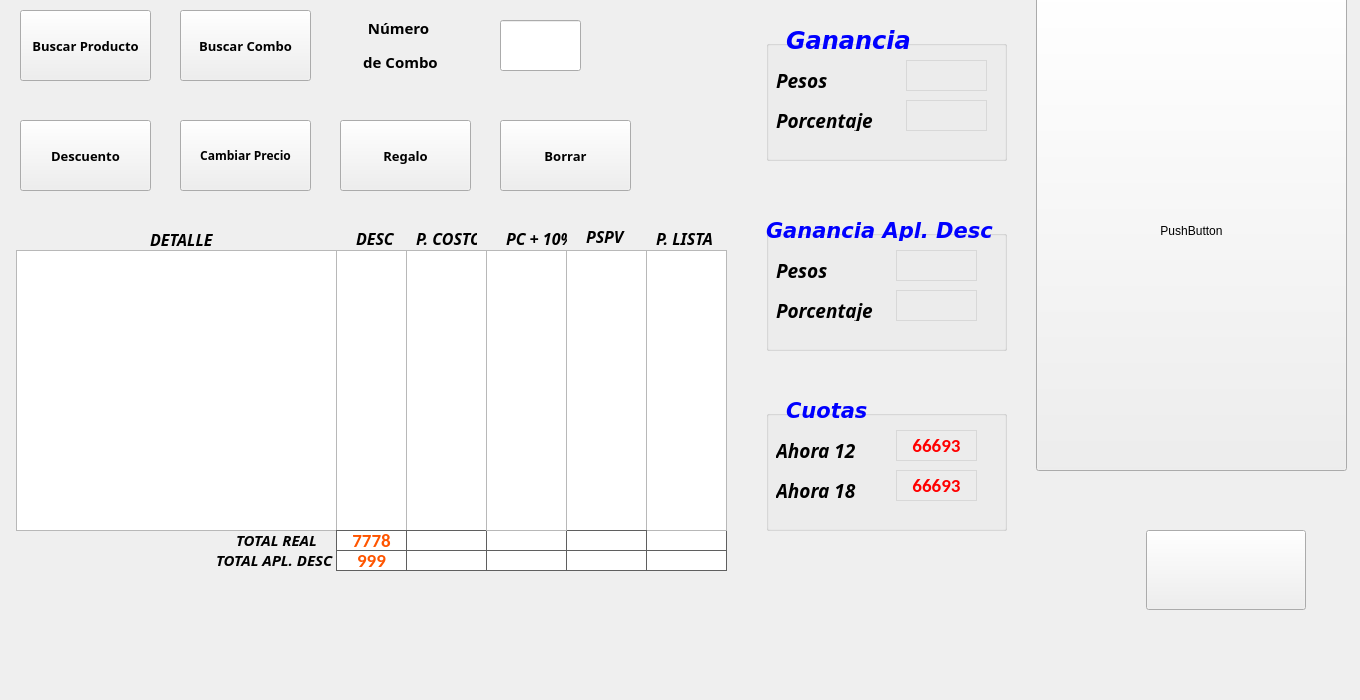
<?xml version="1.0" encoding="UTF-8"?>
<ui version="4.0">
 <class>Form</class>
 <widget class="QWidget" name="Form">
  <property name="geometry">
   <rect>
    <x>0</x>
    <y>0</y>
    <width>1360</width>
    <height>700</height>
   </rect>
  </property>
  <property name="windowTitle">
   <string>Form</string>
  </property>
  <widget class="QLabel" name="label_DCosto">
   <property name="geometry">
    <rect>
     <x>406</x>
     <y>550</y>
     <width>81</width>
     <height>21</height>
    </rect>
   </property>
   <property name="font">
    <font>
     <family>Calibri</family>
     <pointsize>14</pointsize>
     <weight>75</weight>
     <bold>true</bold>
    </font>
   </property>
   <property name="styleSheet">
    <string notr="true">border: 1px solid black;
background-color: rgb(255, 255, 255);
color: rgb(255, 85, 0);
border-color: rgb(95, 95, 95);</string>
   </property>
   <property name="text">
    <string/>
   </property>
   <property name="alignment">
    <set>Qt::AlignCenter</set>
   </property>
  </widget>
  <widget class="QLabel" name="label_10">
   <property name="geometry">
    <rect>
     <x>150</x>
     <y>229</y>
     <width>91</width>
     <height>21</height>
    </rect>
   </property>
   <property name="font">
    <font>
     <family>Candara</family>
     <pointsize>12</pointsize>
     <weight>75</weight>
     <italic>true</italic>
     <bold>true</bold>
    </font>
   </property>
   <property name="text">
    <string>DETALLE</string>
   </property>
  </widget>
  <widget class="QLabel" name="label_17">
   <property name="geometry">
    <rect>
     <x>216</x>
     <y>550</y>
     <width>121</width>
     <height>20</height>
    </rect>
   </property>
   <property name="font">
    <font>
     <family>Candara</family>
     <pointsize>11</pointsize>
     <weight>75</weight>
     <italic>true</italic>
     <bold>true</bold>
    </font>
   </property>
   <property name="text">
    <string>TOTAL APL. DESC</string>
   </property>
  </widget>
  <widget class="QLabel" name="label_11">
   <property name="geometry">
    <rect>
     <x>416</x>
     <y>230</y>
     <width>61</width>
     <height>16</height>
    </rect>
   </property>
   <property name="font">
    <font>
     <family>Candara</family>
     <pointsize>12</pointsize>
     <weight>75</weight>
     <italic>true</italic>
     <bold>true</bold>
    </font>
   </property>
   <property name="text">
    <string>P. COSTO</string>
   </property>
  </widget>
  <widget class="QGroupBox" name="groupBox_3">
   <property name="geometry">
    <rect>
     <x>766</x>
     <y>410</y>
     <width>241</width>
     <height>121</height>
    </rect>
   </property>
   <property name="font">
    <font>
     <pointsize>16</pointsize>
    </font>
   </property>
   <property name="title">
    <string/>
   </property>
   <widget class="QLabel" name="label_20">
    <property name="geometry">
     <rect>
      <x>10</x>
      <y>30</y>
      <width>91</width>
      <height>21</height>
     </rect>
    </property>
    <property name="font">
     <font>
      <family>Javanese Text</family>
      <pointsize>14</pointsize>
      <weight>75</weight>
      <italic>true</italic>
      <bold>true</bold>
     </font>
    </property>
    <property name="text">
     <string>Ahora 12</string>
    </property>
   </widget>
   <widget class="QLabel" name="label_22">
    <property name="geometry">
     <rect>
      <x>10</x>
      <y>70</y>
      <width>101</width>
      <height>21</height>
     </rect>
    </property>
    <property name="font">
     <font>
      <family>Javanese Text</family>
      <pointsize>14</pointsize>
      <weight>75</weight>
      <italic>true</italic>
      <bold>true</bold>
     </font>
    </property>
    <property name="text">
     <string>Ahora 18</string>
    </property>
   </widget>
   <widget class="QLabel" name="label_C18">
    <property name="geometry">
     <rect>
      <x>130</x>
      <y>60</y>
      <width>81</width>
      <height>31</height>
     </rect>
    </property>
    <property name="font">
     <font>
      <family>Calibri</family>
      <pointsize>14</pointsize>
      <weight>75</weight>
      <bold>true</bold>
     </font>
    </property>
    <property name="styleSheet">
     <string notr="true">border: 1px solid black;
color: rgb(255, 0, 0);
border-color: rgb(216, 216, 216);</string>
    </property>
    <property name="text">
     <string>66693</string>
    </property>
    <property name="alignment">
     <set>Qt::AlignCenter</set>
    </property>
   </widget>
   <widget class="QLabel" name="label_C12">
    <property name="geometry">
     <rect>
      <x>130</x>
      <y>20</y>
      <width>81</width>
      <height>31</height>
     </rect>
    </property>
    <property name="font">
     <font>
      <family>Calibri</family>
      <pointsize>14</pointsize>
      <weight>75</weight>
      <bold>true</bold>
     </font>
    </property>
    <property name="styleSheet">
     <string notr="true">border: 1px solid black;
color: rgb(255, 0, 0);
border-color: rgb(216, 216, 216);</string>
    </property>
    <property name="text">
     <string>66693</string>
    </property>
    <property name="alignment">
     <set>Qt::AlignCenter</set>
    </property>
   </widget>
  </widget>
  <widget class="QLabel" name="label_24">
   <property name="geometry">
    <rect>
     <x>786</x>
     <y>400</y>
     <width>111</width>
     <height>21</height>
    </rect>
   </property>
   <property name="font">
    <font>
     <family>DejaVu Sans</family>
     <pointsize>16</pointsize>
     <weight>75</weight>
     <italic>true</italic>
     <bold>true</bold>
    </font>
   </property>
   <property name="styleSheet">
    <string notr="true">color: rgb(0, 0, 255);</string>
   </property>
   <property name="text">
    <string>Cuotas</string>
   </property>
  </widget>
  <widget class="QListWidget" name="list_Costo">
   <property name="geometry">
    <rect>
     <x>406</x>
     <y>250</y>
     <width>81</width>
     <height>281</height>
    </rect>
   </property>
   <property name="font">
    <font>
     <family>Calibri</family>
     <pointsize>14</pointsize>
    </font>
   </property>
   <property name="layoutDirection">
    <enum>Qt::RightToLeft</enum>
   </property>
  </widget>
  <widget class="QPushButton" name="push_Imagen">
   <property name="geometry">
    <rect>
     <x>1036</x>
     <y>-10</y>
     <width>311</width>
     <height>481</height>
    </rect>
   </property>
   <property name="text">
    <string>PushButton</string>
   </property>
  </widget>
  <widget class="QLabel" name="label_15">
   <property name="geometry">
    <rect>
     <x>236</x>
     <y>530</y>
     <width>101</width>
     <height>20</height>
    </rect>
   </property>
   <property name="font">
    <font>
     <family>Candara</family>
     <pointsize>11</pointsize>
     <weight>75</weight>
     <italic>true</italic>
     <bold>true</bold>
    </font>
   </property>
   <property name="text">
    <string>TOTAL REAL</string>
   </property>
  </widget>
  <widget class="QListWidget" name="list_Detalle">
   <property name="geometry">
    <rect>
     <x>16</x>
     <y>250</y>
     <width>321</width>
     <height>281</height>
    </rect>
   </property>
   <property name="font">
    <font>
     <family>Calibri</family>
     <pointsize>14</pointsize>
    </font>
   </property>
  </widget>
  <widget class="QGroupBox" name="groupBox_2">
   <property name="geometry">
    <rect>
     <x>766</x>
     <y>230</y>
     <width>241</width>
     <height>121</height>
    </rect>
   </property>
   <property name="font">
    <font>
     <pointsize>16</pointsize>
    </font>
   </property>
   <property name="title">
    <string/>
   </property>
   <widget class="QLabel" name="label_7">
    <property name="geometry">
     <rect>
      <x>10</x>
      <y>30</y>
      <width>71</width>
      <height>21</height>
     </rect>
    </property>
    <property name="font">
     <font>
      <family>Javanese Text</family>
      <pointsize>14</pointsize>
      <weight>75</weight>
      <italic>true</italic>
      <bold>true</bold>
     </font>
    </property>
    <property name="text">
     <string>Pesos</string>
    </property>
   </widget>
   <widget class="QLabel" name="label_9">
    <property name="geometry">
     <rect>
      <x>10</x>
      <y>70</y>
      <width>101</width>
      <height>21</height>
     </rect>
    </property>
    <property name="font">
     <font>
      <family>Javanese Text</family>
      <pointsize>14</pointsize>
      <weight>75</weight>
      <italic>true</italic>
      <bold>true</bold>
     </font>
    </property>
    <property name="text">
     <string>Porcentaje</string>
    </property>
   </widget>
   <widget class="QLabel" name="label_GDPorc">
    <property name="geometry">
     <rect>
      <x>130</x>
      <y>60</y>
      <width>81</width>
      <height>31</height>
     </rect>
    </property>
    <property name="font">
     <font>
      <family>Calibri</family>
      <pointsize>12</pointsize>
     </font>
    </property>
    <property name="styleSheet">
     <string notr="true">border: 1px solid black;
color: rgb(255, 0, 0);
border-color: rgb(216, 216, 216);</string>
    </property>
    <property name="text">
     <string/>
    </property>
    <property name="alignment">
     <set>Qt::AlignCenter</set>
    </property>
   </widget>
   <widget class="QLabel" name="label_GDPesos">
    <property name="geometry">
     <rect>
      <x>130</x>
      <y>20</y>
      <width>81</width>
      <height>31</height>
     </rect>
    </property>
    <property name="font">
     <font>
      <family>Calibri</family>
      <pointsize>12</pointsize>
     </font>
    </property>
    <property name="styleSheet">
     <string notr="true">border: 1px solid black;
color: rgb(255, 0, 0);
border-color: rgb(216, 216, 216);</string>
    </property>
    <property name="text">
     <string/>
    </property>
    <property name="alignment">
     <set>Qt::AlignCenter</set>
    </property>
   </widget>
  </widget>
  <widget class="QLabel" name="label_DDesc">
   <property name="geometry">
    <rect>
     <x>336</x>
     <y>550</y>
     <width>71</width>
     <height>21</height>
    </rect>
   </property>
   <property name="font">
    <font>
     <family>Calibri</family>
     <pointsize>14</pointsize>
     <weight>75</weight>
     <bold>true</bold>
    </font>
   </property>
   <property name="styleSheet">
    <string notr="true">border: 1px solid black;
background-color: rgb(255, 255, 255);
color: rgb(255, 85, 0);
border-color: rgb(95, 95, 95);</string>
   </property>
   <property name="text">
    <string>999</string>
   </property>
   <property name="alignment">
    <set>Qt::AlignCenter</set>
   </property>
  </widget>
  <widget class="QPushButton" name="push_Bproduc">
   <property name="geometry">
    <rect>
     <x>20</x>
     <y>10</y>
     <width>131</width>
     <height>71</height>
    </rect>
   </property>
   <property name="font">
    <font>
     <family>Arial Black</family>
     <pointsize>10</pointsize>
     <weight>75</weight>
     <bold>true</bold>
    </font>
   </property>
   <property name="text">
    <string>Buscar Producto</string>
   </property>
  </widget>
  <widget class="QPushButton" name="push_Menu">
   <property name="geometry">
    <rect>
     <x>1146</x>
     <y>530</y>
     <width>160</width>
     <height>80</height>
    </rect>
   </property>
   <property name="font">
    <font>
     <family>Arial Black</family>
     <pointsize>16</pointsize>
     <weight>75</weight>
     <italic>true</italic>
     <bold>true</bold>
    </font>
   </property>
   <property name="text">
    <string/>
   </property>
   <property name="icon">
    <iconset>
     <normalon>icon/home.png</normalon>
    </iconset>
   </property>
   <property name="iconSize">
    <size>
     <width>60</width>
     <height>60</height>
    </size>
   </property>
  </widget>
  <widget class="QLabel" name="label_DPspv">
   <property name="geometry">
    <rect>
     <x>566</x>
     <y>550</y>
     <width>81</width>
     <height>21</height>
    </rect>
   </property>
   <property name="font">
    <font>
     <family>Calibri</family>
     <pointsize>14</pointsize>
     <weight>75</weight>
     <bold>true</bold>
    </font>
   </property>
   <property name="styleSheet">
    <string notr="true">border: 1px solid black;
background-color: rgb(255, 255, 255);
color: rgb(255, 85, 0);
border-color: rgb(95, 95, 95);</string>
   </property>
   <property name="text">
    <string/>
   </property>
   <property name="alignment">
    <set>Qt::AlignCenter</set>
   </property>
  </widget>
  <widget class="QLabel" name="label_TCosto10">
   <property name="geometry">
    <rect>
     <x>486</x>
     <y>530</y>
     <width>81</width>
     <height>21</height>
    </rect>
   </property>
   <property name="font">
    <font>
     <family>Calibri</family>
     <pointsize>14</pointsize>
     <weight>75</weight>
     <bold>true</bold>
    </font>
   </property>
   <property name="styleSheet">
    <string notr="true">border: 1px solid black;
background-color: rgb(255, 255, 255);
color: rgb(255, 85, 0);
border-color: rgb(95, 95, 95);</string>
   </property>
   <property name="text">
    <string/>
   </property>
   <property name="alignment">
    <set>Qt::AlignCenter</set>
   </property>
  </widget>
  <widget class="QListWidget" name="list_Desc">
   <property name="geometry">
    <rect>
     <x>336</x>
     <y>250</y>
     <width>71</width>
     <height>281</height>
    </rect>
   </property>
   <property name="font">
    <font>
     <family>Calibri</family>
     <pointsize>14</pointsize>
    </font>
   </property>
   <property name="layoutDirection">
    <enum>Qt::RightToLeft</enum>
   </property>
  </widget>
  <widget class="QListWidget" name="list_Pspv">
   <property name="geometry">
    <rect>
     <x>566</x>
     <y>250</y>
     <width>81</width>
     <height>281</height>
    </rect>
   </property>
   <property name="font">
    <font>
     <family>Calibri</family>
     <pointsize>14</pointsize>
    </font>
   </property>
   <property name="layoutDirection">
    <enum>Qt::RightToLeft</enum>
   </property>
  </widget>
  <widget class="QLineEdit" name="line_Numero">
   <property name="geometry">
    <rect>
     <x>500</x>
     <y>20</y>
     <width>81</width>
     <height>51</height>
    </rect>
   </property>
  </widget>
  <widget class="QGroupBox" name="groupBox">
   <property name="geometry">
    <rect>
     <x>766</x>
     <y>40</y>
     <width>241</width>
     <height>121</height>
    </rect>
   </property>
   <property name="title">
    <string/>
   </property>
   <widget class="QLabel" name="label_3">
    <property name="geometry">
     <rect>
      <x>10</x>
      <y>30</y>
      <width>71</width>
      <height>21</height>
     </rect>
    </property>
    <property name="font">
     <font>
      <family>Javanese Text</family>
      <pointsize>14</pointsize>
      <weight>75</weight>
      <italic>true</italic>
      <bold>true</bold>
     </font>
    </property>
    <property name="text">
     <string>Pesos</string>
    </property>
   </widget>
   <widget class="QLabel" name="label_5">
    <property name="geometry">
     <rect>
      <x>10</x>
      <y>70</y>
      <width>101</width>
      <height>21</height>
     </rect>
    </property>
    <property name="font">
     <font>
      <family>Javanese Text</family>
      <pointsize>14</pointsize>
      <weight>75</weight>
      <italic>true</italic>
      <bold>true</bold>
     </font>
    </property>
    <property name="text">
     <string>Porcentaje</string>
    </property>
   </widget>
   <widget class="QLabel" name="label_GPorc">
    <property name="geometry">
     <rect>
      <x>140</x>
      <y>60</y>
      <width>81</width>
      <height>31</height>
     </rect>
    </property>
    <property name="font">
     <font>
      <family>Calibri</family>
      <pointsize>12</pointsize>
     </font>
    </property>
    <property name="styleSheet">
     <string notr="true">border: 1px solid black;
color: rgb(255, 0, 0);
border-color: rgb(216, 216, 216);</string>
    </property>
    <property name="text">
     <string/>
    </property>
    <property name="alignment">
     <set>Qt::AlignCenter</set>
    </property>
   </widget>
   <widget class="QLabel" name="label_GPesos">
    <property name="geometry">
     <rect>
      <x>140</x>
      <y>20</y>
      <width>81</width>
      <height>31</height>
     </rect>
    </property>
    <property name="font">
     <font>
      <family>Calibri</family>
      <pointsize>12</pointsize>
     </font>
    </property>
    <property name="styleSheet">
     <string notr="true">border: 1px solid black;
color: rgb(255, 0, 0);
border-color: rgb(216, 216, 216);</string>
    </property>
    <property name="text">
     <string/>
    </property>
    <property name="alignment">
     <set>Qt::AlignCenter</set>
    </property>
   </widget>
  </widget>
  <widget class="QLabel" name="label_DCosto10">
   <property name="geometry">
    <rect>
     <x>486</x>
     <y>550</y>
     <width>81</width>
     <height>21</height>
    </rect>
   </property>
   <property name="font">
    <font>
     <family>Calibri</family>
     <pointsize>14</pointsize>
     <weight>75</weight>
     <bold>true</bold>
    </font>
   </property>
   <property name="styleSheet">
    <string notr="true">border: 1px solid black;
background-color: rgb(255, 255, 255);
color: rgb(255, 85, 0);
border-color: rgb(95, 95, 95);</string>
   </property>
   <property name="text">
    <string/>
   </property>
   <property name="alignment">
    <set>Qt::AlignCenter</set>
   </property>
  </widget>
  <widget class="QLabel" name="label_TCosto">
   <property name="geometry">
    <rect>
     <x>406</x>
     <y>530</y>
     <width>81</width>
     <height>21</height>
    </rect>
   </property>
   <property name="font">
    <font>
     <family>Calibri</family>
     <pointsize>14</pointsize>
     <weight>75</weight>
     <bold>true</bold>
    </font>
   </property>
   <property name="styleSheet">
    <string notr="true">border: 1px solid black;
background-color: rgb(255, 255, 255);
color: rgb(255, 85, 0);
border-color: rgb(95, 95, 95);</string>
   </property>
   <property name="text">
    <string/>
   </property>
   <property name="alignment">
    <set>Qt::AlignCenter</set>
   </property>
  </widget>
  <widget class="QLabel" name="label_TDesc">
   <property name="geometry">
    <rect>
     <x>336</x>
     <y>530</y>
     <width>71</width>
     <height>21</height>
    </rect>
   </property>
   <property name="font">
    <font>
     <family>Calibri</family>
     <pointsize>14</pointsize>
     <weight>75</weight>
     <bold>true</bold>
    </font>
   </property>
   <property name="styleSheet">
    <string notr="true">border: 1px solid black;
background-color: rgb(255, 255, 255);
color: rgb(255, 85, 0);
border-color: rgb(95, 95, 95);</string>
   </property>
   <property name="text">
    <string>7778</string>
   </property>
   <property name="alignment">
    <set>Qt::AlignCenter</set>
   </property>
  </widget>
  <widget class="QPushButton" name="push_Descuento">
   <property name="geometry">
    <rect>
     <x>20</x>
     <y>120</y>
     <width>131</width>
     <height>71</height>
    </rect>
   </property>
   <property name="font">
    <font>
     <family>Arial Black</family>
     <pointsize>10</pointsize>
     <weight>75</weight>
     <bold>true</bold>
    </font>
   </property>
   <property name="text">
    <string>Descuento</string>
   </property>
   <property name="icon">
    <iconset>
     <normalon>icon/descuento2.png</normalon>
    </iconset>
   </property>
   <property name="iconSize">
    <size>
     <width>30</width>
     <height>30</height>
    </size>
   </property>
  </widget>
  <widget class="QLabel" name="label">
   <property name="geometry">
    <rect>
     <x>320</x>
     <y>10</y>
     <width>161</width>
     <height>71</height>
    </rect>
   </property>
   <property name="font">
    <font>
     <family>Arial Black</family>
     <pointsize>11</pointsize>
     <weight>75</weight>
     <bold>true</bold>
    </font>
   </property>
   <property name="text">
    <string>&lt;html&gt;&lt;head/&gt;&lt;body&gt;&lt;p align=&quot;center&quot;&gt;Número &lt;/p&gt;&lt;p align=&quot;center&quot;&gt;de Combo&lt;/p&gt;&lt;/body&gt;&lt;/html&gt;</string>
   </property>
  </widget>
  <widget class="QLabel" name="label_TLista">
   <property name="geometry">
    <rect>
     <x>646</x>
     <y>530</y>
     <width>81</width>
     <height>21</height>
    </rect>
   </property>
   <property name="font">
    <font>
     <family>Calibri</family>
     <pointsize>14</pointsize>
     <weight>75</weight>
     <bold>true</bold>
    </font>
   </property>
   <property name="styleSheet">
    <string notr="true">border: 1px solid black;
background-color: rgb(255, 255, 255);
color: rgb(255, 85, 0);
border-color: rgb(95, 95, 95);</string>
   </property>
   <property name="text">
    <string/>
   </property>
   <property name="alignment">
    <set>Qt::AlignCenter</set>
   </property>
  </widget>
  <widget class="QLabel" name="label_14">
   <property name="geometry">
    <rect>
     <x>656</x>
     <y>230</y>
     <width>61</width>
     <height>16</height>
    </rect>
   </property>
   <property name="font">
    <font>
     <family>Candara</family>
     <pointsize>12</pointsize>
     <weight>75</weight>
     <italic>true</italic>
     <bold>true</bold>
    </font>
   </property>
   <property name="text">
    <string>P. LISTA</string>
   </property>
  </widget>
  <widget class="QLabel" name="label_13">
   <property name="geometry">
    <rect>
     <x>586</x>
     <y>230</y>
     <width>47</width>
     <height>13</height>
    </rect>
   </property>
   <property name="font">
    <font>
     <family>Candara</family>
     <pointsize>12</pointsize>
     <weight>75</weight>
     <italic>true</italic>
     <bold>true</bold>
    </font>
   </property>
   <property name="text">
    <string>PSPV</string>
   </property>
  </widget>
  <widget class="QListWidget" name="list_Lista">
   <property name="geometry">
    <rect>
     <x>646</x>
     <y>250</y>
     <width>81</width>
     <height>281</height>
    </rect>
   </property>
   <property name="font">
    <font>
     <family>Calibri</family>
     <pointsize>14</pointsize>
    </font>
   </property>
   <property name="layoutDirection">
    <enum>Qt::RightToLeft</enum>
   </property>
  </widget>
  <widget class="QPushButton" name="push_Regalo">
   <property name="geometry">
    <rect>
     <x>340</x>
     <y>120</y>
     <width>131</width>
     <height>71</height>
    </rect>
   </property>
   <property name="font">
    <font>
     <family>Arial Black</family>
     <pointsize>10</pointsize>
     <weight>75</weight>
     <bold>true</bold>
    </font>
   </property>
   <property name="text">
    <string>Regalo</string>
   </property>
   <property name="icon">
    <iconset>
     <normalon>icon/pngocean.com.png</normalon>
    </iconset>
   </property>
   <property name="iconSize">
    <size>
     <width>50</width>
     <height>50</height>
    </size>
   </property>
  </widget>
  <widget class="QLabel" name="label_TPspv">
   <property name="geometry">
    <rect>
     <x>566</x>
     <y>530</y>
     <width>81</width>
     <height>21</height>
    </rect>
   </property>
   <property name="font">
    <font>
     <family>Calibri</family>
     <pointsize>14</pointsize>
     <weight>75</weight>
     <bold>true</bold>
    </font>
   </property>
   <property name="styleSheet">
    <string notr="true">border: 1px solid black;
background-color: rgb(255, 255, 255);
color: rgb(255, 85, 0);
border-color: rgb(95, 95, 95);</string>
   </property>
   <property name="text">
    <string/>
   </property>
   <property name="alignment">
    <set>Qt::AlignCenter</set>
   </property>
  </widget>
  <widget class="QLabel" name="label_12">
   <property name="geometry">
    <rect>
     <x>506</x>
     <y>230</y>
     <width>61</width>
     <height>16</height>
    </rect>
   </property>
   <property name="font">
    <font>
     <family>Candara</family>
     <pointsize>12</pointsize>
     <weight>75</weight>
     <italic>true</italic>
     <bold>true</bold>
    </font>
   </property>
   <property name="text">
    <string>PC + 10%</string>
   </property>
  </widget>
  <widget class="QListWidget" name="list_Costo10">
   <property name="geometry">
    <rect>
     <x>486</x>
     <y>250</y>
     <width>81</width>
     <height>281</height>
    </rect>
   </property>
   <property name="font">
    <font>
     <family>Calibri</family>
     <pointsize>14</pointsize>
    </font>
   </property>
   <property name="layoutDirection">
    <enum>Qt::RightToLeft</enum>
   </property>
  </widget>
  <widget class="QPushButton" name="push_Borrar">
   <property name="geometry">
    <rect>
     <x>500</x>
     <y>120</y>
     <width>131</width>
     <height>71</height>
    </rect>
   </property>
   <property name="font">
    <font>
     <family>Arial Black</family>
     <pointsize>10</pointsize>
     <weight>75</weight>
     <bold>true</bold>
    </font>
   </property>
   <property name="text">
    <string>Borrar</string>
   </property>
   <property name="icon">
    <iconset>
     <normalon>icon/goma.png</normalon>
    </iconset>
   </property>
   <property name="iconSize">
    <size>
     <width>40</width>
     <height>40</height>
    </size>
   </property>
  </widget>
  <widget class="QLabel" name="label_6">
   <property name="geometry">
    <rect>
     <x>766</x>
     <y>220</y>
     <width>231</width>
     <height>21</height>
    </rect>
   </property>
   <property name="font">
    <font>
     <family>DejaVu Sans</family>
     <pointsize>16</pointsize>
     <weight>75</weight>
     <italic>true</italic>
     <bold>true</bold>
    </font>
   </property>
   <property name="styleSheet">
    <string notr="true">color: rgb(0, 0, 255);</string>
   </property>
   <property name="text">
    <string>Ganancia Apl. Desc</string>
   </property>
  </widget>
  <widget class="QLabel" name="label_16">
   <property name="geometry">
    <rect>
     <x>356</x>
     <y>230</y>
     <width>41</width>
     <height>16</height>
    </rect>
   </property>
   <property name="font">
    <font>
     <family>Candara</family>
     <pointsize>12</pointsize>
     <weight>75</weight>
     <italic>true</italic>
     <bold>true</bold>
    </font>
   </property>
   <property name="text">
    <string>DESC</string>
   </property>
  </widget>
  <widget class="QLabel" name="label_2">
   <property name="geometry">
    <rect>
     <x>786</x>
     <y>30</y>
     <width>131</width>
     <height>21</height>
    </rect>
   </property>
   <property name="font">
    <font>
     <family>DejaVu Sans</family>
     <pointsize>18</pointsize>
     <weight>75</weight>
     <italic>true</italic>
     <bold>true</bold>
    </font>
   </property>
   <property name="styleSheet">
    <string notr="true">color: rgb(0, 0, 255);</string>
   </property>
   <property name="text">
    <string>Ganancia</string>
   </property>
  </widget>
  <widget class="QPushButton" name="push_Cprecio">
   <property name="geometry">
    <rect>
     <x>180</x>
     <y>120</y>
     <width>131</width>
     <height>71</height>
    </rect>
   </property>
   <property name="font">
    <font>
     <family>Arial Black</family>
     <pointsize>9</pointsize>
     <weight>75</weight>
     <bold>true</bold>
    </font>
   </property>
   <property name="text">
    <string>Cambiar Precio</string>
   </property>
   <property name="icon">
    <iconset>
     <normalon>icon/cambiar.png</normalon>
    </iconset>
   </property>
  </widget>
  <widget class="QLabel" name="label_DLista">
   <property name="geometry">
    <rect>
     <x>646</x>
     <y>550</y>
     <width>81</width>
     <height>21</height>
    </rect>
   </property>
   <property name="font">
    <font>
     <family>Calibri</family>
     <pointsize>14</pointsize>
     <weight>75</weight>
     <bold>true</bold>
    </font>
   </property>
   <property name="styleSheet">
    <string notr="true">border: 1px solid black;
background-color: rgb(255, 255, 255);
color: rgb(255, 85, 0);
border-color: rgb(95, 95, 95);</string>
   </property>
   <property name="text">
    <string/>
   </property>
   <property name="alignment">
    <set>Qt::AlignCenter</set>
   </property>
  </widget>
  <widget class="QPushButton" name="push_Bcombo">
   <property name="geometry">
    <rect>
     <x>180</x>
     <y>10</y>
     <width>131</width>
     <height>71</height>
    </rect>
   </property>
   <property name="font">
    <font>
     <family>Arial Black</family>
     <pointsize>10</pointsize>
     <weight>75</weight>
     <bold>true</bold>
    </font>
   </property>
   <property name="text">
    <string>Buscar Combo</string>
   </property>
  </widget>
 </widget>
 <resources/>
 <connections/>
</ui>
